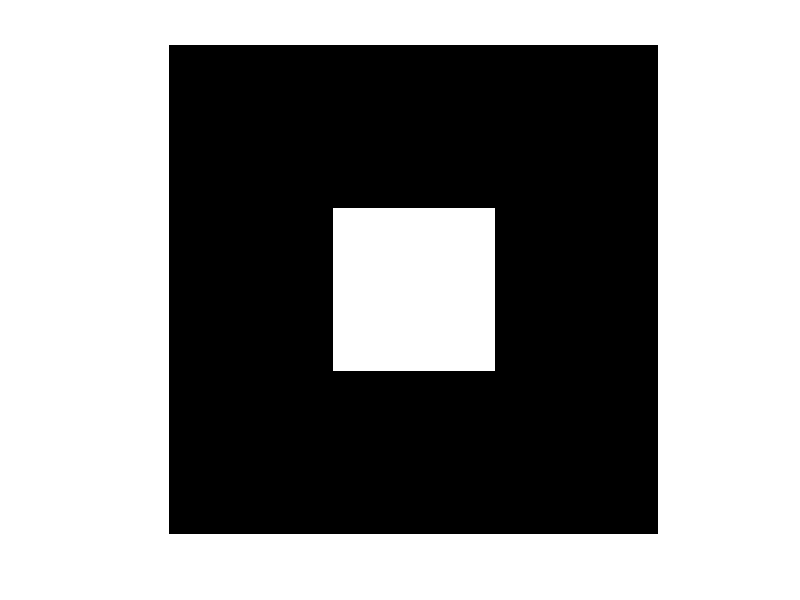
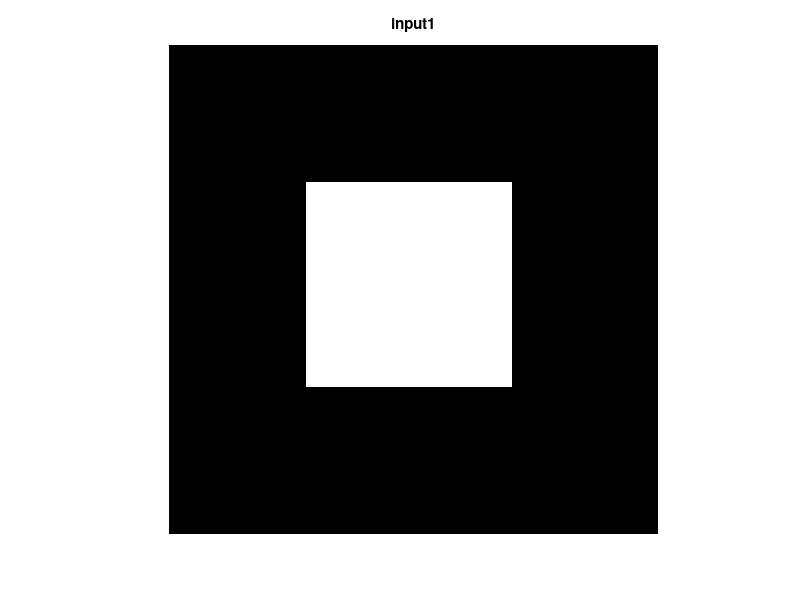
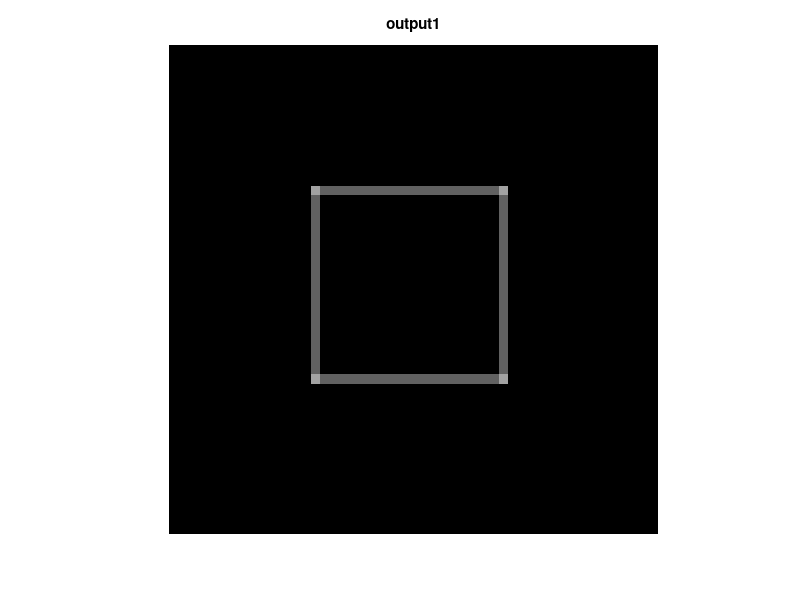
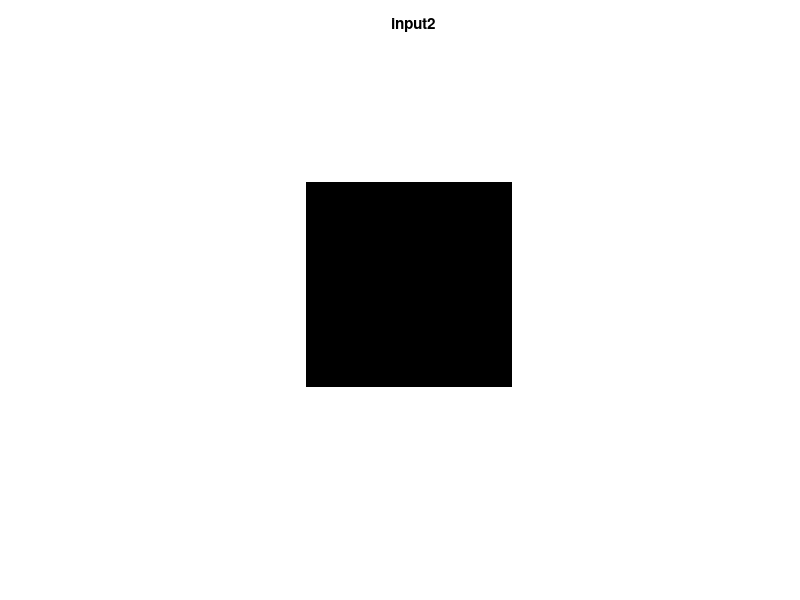

Source code (MATLAB) for these figures, in order:
function l4_50()
f = zeros(3);
f(:) = -1/8;
f(2,2) = 1;
figure,imshow(f);



input = zeros(50,50);
for i = 15:35
    for j = 15:35
        input(i,j) = 1;
    end
end
figure,imshow(input),colormap gray
title('input1');
output = conv2(f, input);
figure,imshow(output), colormap gray
title('output1');


input = ones(50,50);
for i = 15:35
    for j = 15:35
        input(i,j) = 0;
    end
end

figure,imshow(input),colormap gray
title('input2');
output = conv2(f, input);
figure,imshow(output),colormap gray
title('output2');

end